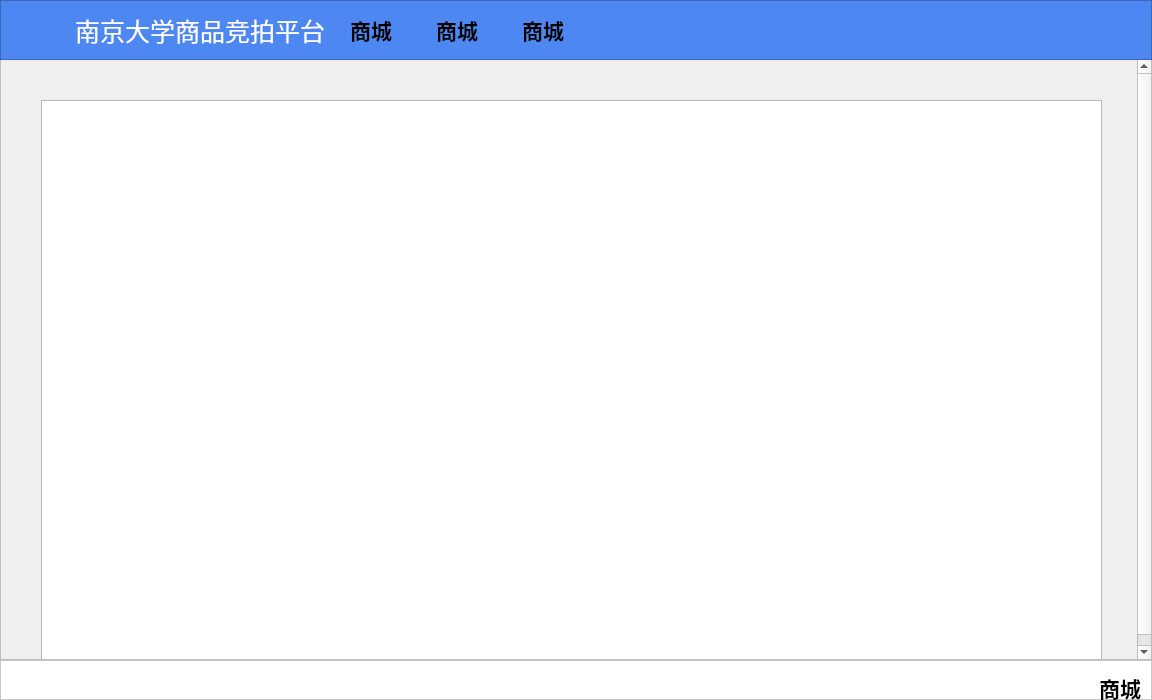
<?xml version="1.0" encoding="UTF-8"?>
<ui version="4.0">
 <class>MainWidget</class>
 <widget class="QWidget" name="MainWidget">
  <property name="geometry">
   <rect>
    <x>0</x>
    <y>0</y>
    <width>1152</width>
    <height>700</height>
   </rect>
  </property>
  <property name="maximumSize">
   <size>
    <width>1152</width>
    <height>700</height>
   </size>
  </property>
  <property name="windowTitle">
   <string>AdWidget</string>
  </property>
  <property name="styleSheet">
   <string notr="true"/>
  </property>
  <widget class="QFrame" name="frame_4">
   <property name="geometry">
    <rect>
     <x>0</x>
     <y>0</y>
     <width>1152</width>
     <height>700</height>
    </rect>
   </property>
   <property name="frameShape">
    <enum>QFrame::StyledPanel</enum>
   </property>
   <property name="frameShadow">
    <enum>QFrame::Raised</enum>
   </property>
   <widget class="QScrollArea" name="scrollArea">
    <property name="geometry">
     <rect>
      <x>0</x>
      <y>59</y>
      <width>1152</width>
      <height>601</height>
     </rect>
    </property>
    <property name="styleSheet">
     <string notr="true">#scrollArea{background-color: rgb(242, 245, 249);}
</string>
    </property>
    <property name="widgetResizable">
     <bool>true</bool>
    </property>
    <widget class="QWidget" name="scrollAreaWidgetContents">
     <property name="geometry">
      <rect>
       <x>0</x>
       <y>0</y>
       <width>1133</width>
       <height>610</height>
      </rect>
     </property>
     <property name="minimumSize">
      <size>
       <width>0</width>
       <height>610</height>
      </size>
     </property>
     <widget class="QTableView" name="table">
      <property name="geometry">
       <rect>
        <x>40</x>
        <y>40</y>
        <width>1061</width>
        <height>771</height>
       </rect>
      </property>
      <property name="autoScroll">
       <bool>false</bool>
      </property>
     </widget>
    </widget>
   </widget>
   <widget class="QFrame" name="bar">
    <property name="geometry">
     <rect>
      <x>0</x>
      <y>0</y>
      <width>1152</width>
      <height>60</height>
     </rect>
    </property>
    <property name="cursor">
     <cursorShape>ArrowCursor</cursorShape>
    </property>
    <property name="styleSheet">
     <string notr="true">#bar{background-color: rgb(77, 135, 242);}</string>
    </property>
    <property name="frameShape">
     <enum>QFrame::StyledPanel</enum>
    </property>
    <property name="frameShadow">
     <enum>QFrame::Raised</enum>
    </property>
    <widget class="QFrame" name="frame">
     <property name="geometry">
      <rect>
       <x>30</x>
       <y>0</y>
       <width>1091</width>
       <height>60</height>
      </rect>
     </property>
     <layout class="QHBoxLayout" name="horizontalLayout_6">
      <item>
       <widget class="QLabel" name="label_8">
        <property name="minimumSize">
         <size>
          <width>30</width>
          <height>30</height>
         </size>
        </property>
        <property name="styleSheet">
         <string notr="true">image: url(:/pic/logo1.png);</string>
        </property>
        <property name="text">
         <string/>
        </property>
       </widget>
      </item>
      <item>
       <widget class="QLabel" name="label_9">
        <property name="palette">
         <palette>
          <active>
           <colorrole role="WindowText">
            <brush brushstyle="SolidPattern">
             <color alpha="255">
              <red>255</red>
              <green>255</green>
              <blue>255</blue>
             </color>
            </brush>
           </colorrole>
           <colorrole role="Text">
            <brush brushstyle="SolidPattern">
             <color alpha="255">
              <red>255</red>
              <green>255</green>
              <blue>255</blue>
             </color>
            </brush>
           </colorrole>
           <colorrole role="ButtonText">
            <brush brushstyle="SolidPattern">
             <color alpha="255">
              <red>255</red>
              <green>255</green>
              <blue>255</blue>
             </color>
            </brush>
           </colorrole>
           <colorrole role="PlaceholderText">
            <brush brushstyle="SolidPattern">
             <color alpha="255">
              <red>255</red>
              <green>255</green>
              <blue>255</blue>
             </color>
            </brush>
           </colorrole>
          </active>
          <inactive>
           <colorrole role="WindowText">
            <brush brushstyle="SolidPattern">
             <color alpha="255">
              <red>255</red>
              <green>255</green>
              <blue>255</blue>
             </color>
            </brush>
           </colorrole>
           <colorrole role="Text">
            <brush brushstyle="SolidPattern">
             <color alpha="255">
              <red>255</red>
              <green>255</green>
              <blue>255</blue>
             </color>
            </brush>
           </colorrole>
           <colorrole role="ButtonText">
            <brush brushstyle="SolidPattern">
             <color alpha="255">
              <red>255</red>
              <green>255</green>
              <blue>255</blue>
             </color>
            </brush>
           </colorrole>
           <colorrole role="PlaceholderText">
            <brush brushstyle="SolidPattern">
             <color alpha="255">
              <red>255</red>
              <green>255</green>
              <blue>255</blue>
             </color>
            </brush>
           </colorrole>
          </inactive>
          <disabled>
           <colorrole role="WindowText">
            <brush brushstyle="SolidPattern">
             <color alpha="255">
              <red>255</red>
              <green>255</green>
              <blue>255</blue>
             </color>
            </brush>
           </colorrole>
           <colorrole role="Text">
            <brush brushstyle="SolidPattern">
             <color alpha="255">
              <red>255</red>
              <green>255</green>
              <blue>255</blue>
             </color>
            </brush>
           </colorrole>
           <colorrole role="ButtonText">
            <brush brushstyle="SolidPattern">
             <color alpha="255">
              <red>255</red>
              <green>255</green>
              <blue>255</blue>
             </color>
            </brush>
           </colorrole>
           <colorrole role="PlaceholderText">
            <brush brushstyle="SolidPattern">
             <color alpha="255">
              <red>255</red>
              <green>255</green>
              <blue>255</blue>
             </color>
            </brush>
           </colorrole>
          </disabled>
         </palette>
        </property>
        <property name="font">
         <font>
          <family>Microsoft YaHei</family>
          <pointsize>19</pointsize>
          <bold>false</bold>
         </font>
        </property>
        <property name="styleSheet">
         <string notr="true">color: rgb(255, 255, 255);</string>
        </property>
        <property name="text">
         <string>南京大学商品竞拍平台</string>
        </property>
       </widget>
      </item>
      <item>
       <widget class="QPushButton" name="pushButton_3">
        <property name="enabled">
         <bool>true</bool>
        </property>
        <property name="font">
         <font>
          <family>Microsoft YaHei UI</family>
          <pointsize>16</pointsize>
          <italic>false</italic>
          <bold>true</bold>
         </font>
        </property>
        <property name="cursor">
         <cursorShape>ArrowCursor</cursorShape>
        </property>
        <property name="styleSheet">
         <string notr="true">color: rgb(255, 255, 255);
boder: transprant;
QPushButtom {
background-color: rgb(77, 135, 242);
}

QPushButtom : selected{
background-color: rgb(131, 171, 246);
}
</string>
        </property>
        <property name="text">
         <string>商城</string>
        </property>
        <property name="flat">
         <bool>true</bool>
        </property>
       </widget>
      </item>
      <item>
       <widget class="QPushButton" name="pushButton_4">
        <property name="font">
         <font>
          <family>Microsoft YaHei UI</family>
          <pointsize>16</pointsize>
          <italic>false</italic>
          <bold>true</bold>
         </font>
        </property>
        <property name="cursor">
         <cursorShape>ArrowCursor</cursorShape>
        </property>
        <property name="styleSheet">
         <string notr="true">color: rgb(255, 255, 255);
QPushButtom {
background-color: rgb(77, 135, 242);
}

QPushButtom : hover{
background-color: rgb(131, 171, 246);
}
</string>
        </property>
        <property name="text">
         <string>商城</string>
        </property>
        <property name="flat">
         <bool>true</bool>
        </property>
       </widget>
      </item>
      <item>
       <widget class="QPushButton" name="pushButton_6">
        <property name="font">
         <font>
          <family>Microsoft YaHei UI</family>
          <pointsize>16</pointsize>
          <italic>false</italic>
          <bold>true</bold>
         </font>
        </property>
        <property name="cursor">
         <cursorShape>ArrowCursor</cursorShape>
        </property>
        <property name="styleSheet">
         <string notr="true">color: rgb(255, 255, 255);
QPushButtom {
background-color: rgb(77, 135, 242);
}

QPushButtom : hover{
background-color: rgb(131, 171, 246);
}
</string>
        </property>
        <property name="text">
         <string>商城</string>
        </property>
        <property name="flat">
         <bool>true</bool>
        </property>
       </widget>
      </item>
      <item>
       <spacer name="horizontalSpacer">
        <property name="orientation">
         <enum>Qt::Horizontal</enum>
        </property>
        <property name="sizeHint" stdset="0">
         <size>
          <width>40</width>
          <height>20</height>
         </size>
        </property>
       </spacer>
      </item>
      <item>
       <widget class="QPushButton" name="pushButton_8">
        <property name="font">
         <font>
          <family>Microsoft YaHei UI</family>
          <pointsize>16</pointsize>
          <italic>false</italic>
          <bold>true</bold>
         </font>
        </property>
        <property name="cursor">
         <cursorShape>ArrowCursor</cursorShape>
        </property>
        <property name="styleSheet">
         <string notr="true">image: url(:/icons/switch.png);
color: rgb(255, 255, 255);
QPushButtom {
background-color: rgb(77, 135, 242);
}

QPushButtom : hover{
background-color: rgb(131, 171, 246);
}


</string>
        </property>
        <property name="text">
         <string/>
        </property>
        <property name="flat">
         <bool>true</bool>
        </property>
       </widget>
      </item>
      <item>
       <widget class="QPushButton" name="pushButton_7">
        <property name="font">
         <font>
          <family>Microsoft YaHei UI</family>
          <pointsize>16</pointsize>
          <italic>false</italic>
          <bold>true</bold>
         </font>
        </property>
        <property name="cursor">
         <cursorShape>ArrowCursor</cursorShape>
        </property>
        <property name="styleSheet">
         <string notr="true">image: url(:/icons/head.png);
color: rgb(255, 255, 255);
QPushButtom {
background-color: rgb(77, 135, 242);
}

QPushButtom : hover{
background-color: rgb(131, 171, 246);
}


</string>
        </property>
        <property name="text">
         <string/>
        </property>
        <property name="flat">
         <bool>true</bool>
        </property>
       </widget>
      </item>
     </layout>
    </widget>
   </widget>
   <widget class="QFrame" name="bottom">
    <property name="geometry">
     <rect>
      <x>0</x>
      <y>660</y>
      <width>1152</width>
      <height>40</height>
     </rect>
    </property>
    <property name="styleSheet">
     <string notr="true">#bottom{background-color: rgb(255, 255, 255);
}
</string>
    </property>
    <property name="frameShape">
     <enum>QFrame::StyledPanel</enum>
    </property>
    <property name="frameShadow">
     <enum>QFrame::Raised</enum>
    </property>
   </widget>
  </widget>
  <widget class="QPushButton" name="pushButton_5">
   <property name="geometry">
    <rect>
     <x>1080</x>
     <y>670</y>
     <width>80</width>
     <height>35</height>
    </rect>
   </property>
   <property name="font">
    <font>
     <family>Microsoft YaHei UI</family>
     <pointsize>16</pointsize>
     <italic>false</italic>
     <bold>true</bold>
    </font>
   </property>
   <property name="cursor">
    <cursorShape>ArrowCursor</cursorShape>
   </property>
   <property name="styleSheet">
    <string notr="true">color: rgb(255, 255, 255);
QPushButtom {
background-color: rgb(77, 135, 242);
}

QPushButtom : hover{
background-color: rgb(131, 171, 246);
}
</string>
   </property>
   <property name="text">
    <string>商城</string>
   </property>
   <property name="flat">
    <bool>true</bool>
   </property>
  </widget>
 </widget>
 <resources/>
 <connections/>
</ui>
